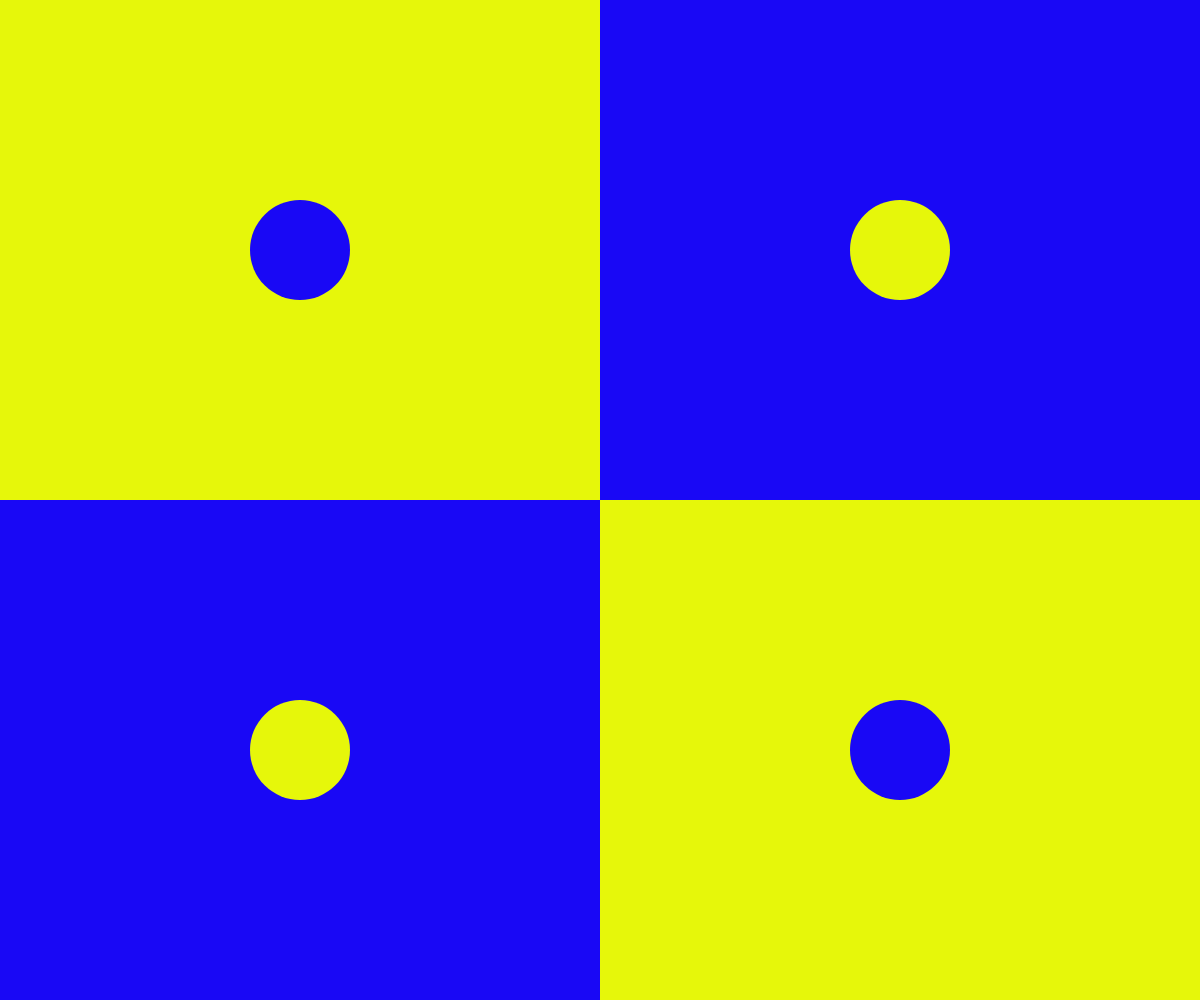
Frame 1 (no input)
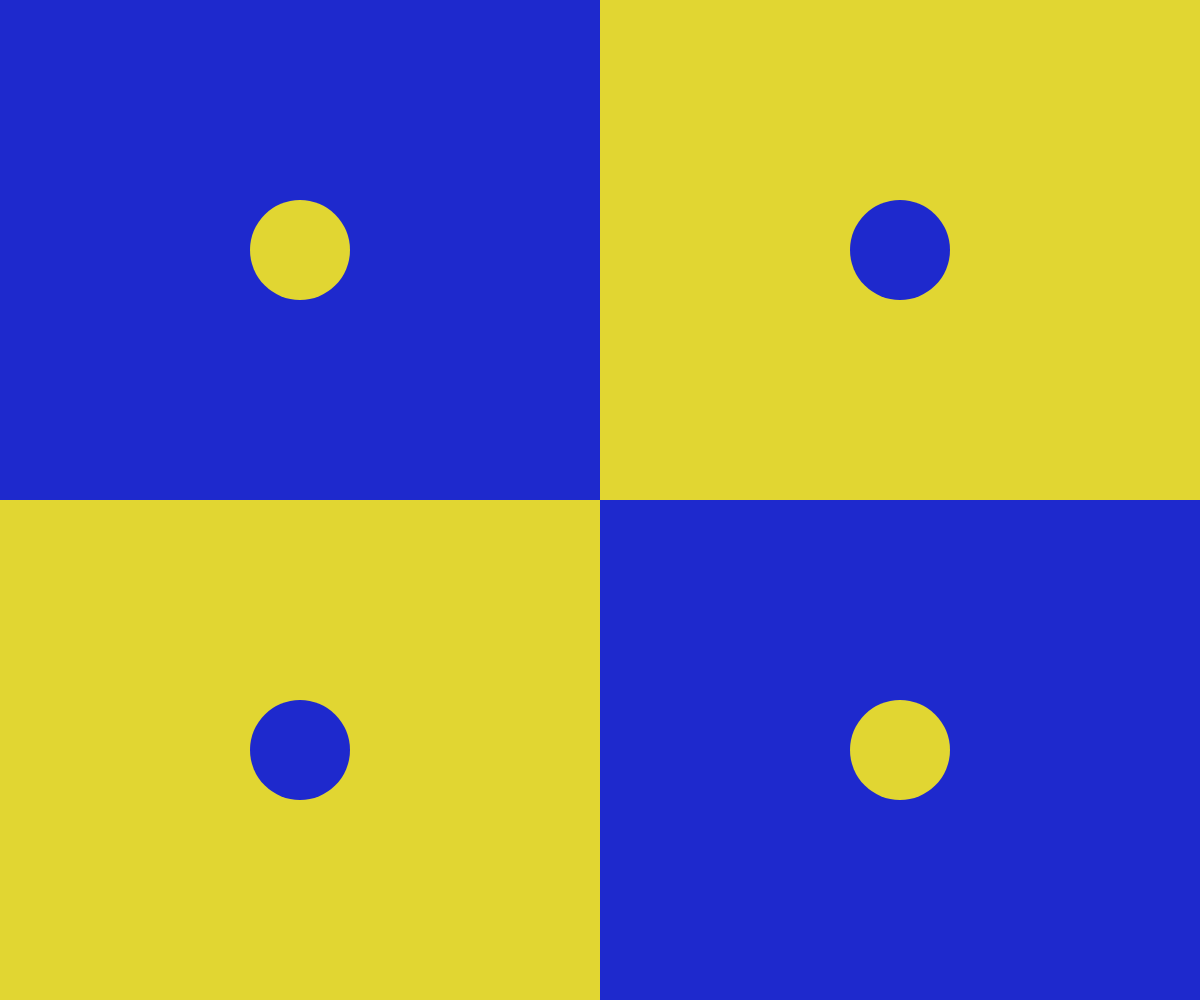
Frame 2 (the mouse pressed at the canvas centre, redrawn once)

The p5.js sketch that drew these frames (run headless with seeded random() and noise() and a simulated clock; the mouse was pressed at the canvas centre and the sketch redrawn once):

// p5.js sketch
// ── sketch.js
/*

Playing with complementary colors with rgb

*/

function setup() {
  createCanvas(windowWidth, windowHeight);
  //by default draw is called 60 times per second, noLoop stops the call to draw()
  noLoop();
  //setting the color mode to be between 0-1 and follow the RGB mode
  colorMode(RGB, 1);
  noStroke();
}

function windowResized() {
  resizeCanvas(windowWidth, windowHeight);
}

function draw() {
  const primaryColor = color(Math.random(), Math.random(), Math.random());
  const secondaryColor = color(
    1 - red(primaryColor),
    1 - green(primaryColor),
    1 - blue(primaryColor)
  );

  const midX = Math.floor(width / 2);
  const midY = Math.floor(height / 2);

  fill(secondaryColor);
  rect(0, midY, midX, midY);
  rect(midX, 0, midX, midY);

  fill(primaryColor);
  rect(midX, midY, midX, midY);
  rect(0, 0, midX, midY);

  fill(secondaryColor);
  circle(midX / 2, midY / 2, 100);
  circle(1.5 * midX, 1.5 * midY, 100);

  fill(primaryColor);
  circle(1.5 * midX, midY / 2, 100);
  circle(midX / 2, 1.5 * midY, 100);
}
